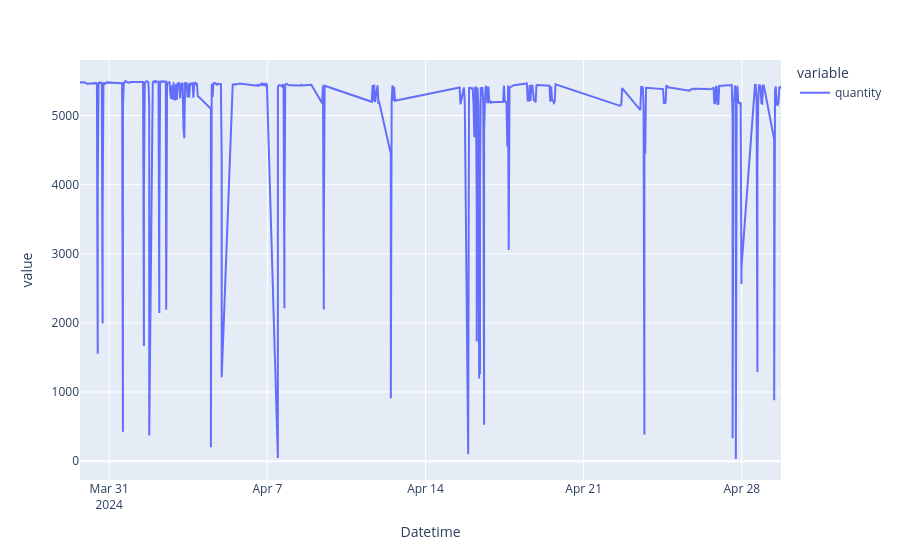

Notebook code cell kept with this figure:
### Code cell
agg_df.groupby("Datetime").agg({
    "quantity": lambda x: len(x)
}).plot()

### Figure 1 — Plotly figure (JSON) as saved in the notebook; plotly's stock layout.template omitted (floating-point values rounded to 4 significant figures; data arrays with more than 128 entries replaced by an {"elided": "..."} marker saying what was removed)
{"data": [{"hovertemplate": "variable=quantity<br>Datetime=%{x}<br>value=%{y}<extra></extra>", "legendgroup": "quantity", "line": {"color": "#636efa", "dash": "solid"}, "marker": {"symbol": "circle"}, "mode": "lines", "name": "quantity", "orientation": "v", "showlegend": true, "type": "scatter", "x": {"elided": "333 str values"}, "xaxis": "x", "y": {"elided": "333 int values"}, "yaxis": "y"}], "layout": {"autosize": true, "legend": {"title": {"text": "variable"}, "tracegroupgap": 0}, "margin": {"t": 60}, "xaxis": {"anchor": "y", "autorange": true, "domain": [0, 1], "range": ["2024-03-29 17:00", "2024-04-29 17:38:28"], "title": {"text": "Datetime"}, "type": "date"}, "yaxis": {"anchor": "x", "autorange": true, "domain": [0, 1], "range": [-272.8, 5803.0], "title": {"text": "value"}, "type": "linear"}}}
